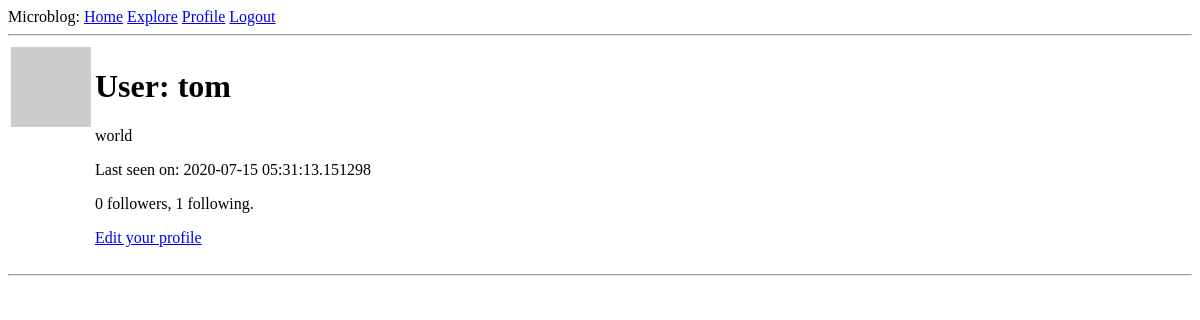
/user/tom (signed in), run on an earlier commit of the app's database.
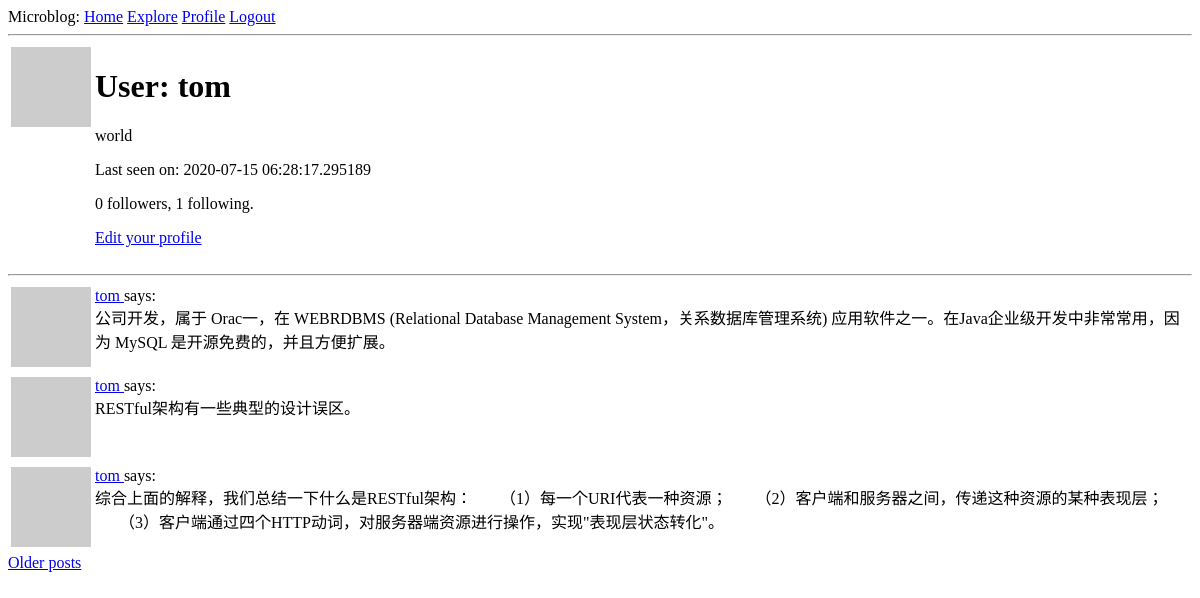
And on a later commit of the database.
### app/models.py (models this page shows, shortened)
class User(db.Model, UserMixin):
    id = db.Column(db.Integer, primary_key=True)
    username = db.Column(db.String(64), index=True, unique=True)
    email = db.Column(db.String(120), index=True, unique=True)
    password_hash = db.Column(db.String(128))
    posts = db.relationship('Post', backref='author', lazy='dynamic')
    about_me = db.Column(db.String(140))
    last_seen = db.Column(db.DateTime, default=datetime.utcnow)
    followed = db.relationship(
        'User', secondary=followers,
        primaryjoin=(followers.c.follower_id == id),
        secondaryjoin=(followers.c.followed_id == id),
        backref=db.backref('followers', lazy='dynamic'), lazy='dynamic')
    def avatar(self, size):
        digest = md5(self.email.lower().encode('utf-8')).hexdigest()
        return 'https://www.gravatar.com/avatar/{}?d=identicon&s={}'.format(digest, size)

class Post(db.Model):
    id = db.Column(db.Integer, primary_key=True)
    body = db.Column(db.String(140))
    timestamp = db.Column(db.DATETIME, index=True, default=datetime.utcnow)
    user_id = db.Column(db.Integer, db.ForeignKey('user.id'))

### app/routes.py (the view)
@app.route('/user/<username>')
@login_required
def user(username):
    user = User.query.filter_by(username=username).first_or_404()
    page = request.args.get('page', 1, type=int)
    posts = user.posts.order_by(Post.timestamp.desc()).paginate(
        page, app.config['POSTS_PER_PAGE'], False)
    next_url = url_for('user', username=user.username, page=posts.next_num) \
        if posts.has_next else None
    prev_url = url_for('user', username=user.username, page=posts.prev_num) \
        if posts.has_prev else None
    return render_template('user.html', user=user, posts=posts.items, next_url=next_url, prev_url=prev_url)

### app/models.py (called while the page is built)
@login.user_loader
def load_user(id):
    return User.query.get(int(id))

### app/routes.py (called while the page is built)
@app.before_request
def before_request():
    if current_user.is_authenticated:
        current_user.last_seen = datetime.utcnow()
        db.session.commit()

### app/templates/user.html (shortened to what this page needs)
{% extends "base.html" %}
{% block content %}
    <table>
        <tr valign="top">
            <td><img src="{{ user.avatar(128) }}"></td>
            <td>
                <h1>User: {{ user.username }}</h1>
                {% if user.about_me %}<p>{{ user.about_me }}</p>{% endif %}
                {% if user.last_seen %}<p>Last seen on: {{ user.last_seen }}</p>{% endif %}
                <p>{{ user.followers.count() }} followers, {{ user.followed.count() }} following.</p>
                {% if user == current_user %}
                    <p><a href="{{ url_for('edit_profile') }}">Edit your profile</a></p>
                {% endif %}
            </td>
        </tr>
    </table>
    <hr>
    {% for post in posts %}
        {% include '_post.html' %}
    {% endfor %}
    {% if next_url %}
        <a href="{{ next_url }}">Older posts</a>
    {% endif %}
{% endblock %}

### app/templates/_post.html
<table>
    <tr valign="top">
        <td><img src="{{ post.author.avatar(36) }}"></td>
        <td>
            <a href="{{ url_for('user',username=post.author.username) }}">
                {{ post.author.username }}
            </a>
            says:<br>{{ post.body }}
        </td>
    </tr>
</table>

What changed in the data, as far as the page shows it:
changed User "tom": last_seen "2020-07-15 05:31:13.151298" → "2020-07-15 06:28:17.295189"
added Post: author.username "tom", body "公司开发，属于 Orac一，在 WEBRDBMS (Relational Database Management System，关系数据库管理系统) 应用软件之一。在Java企业级开发中非常常用，因为 MySQL 是开源免费的，并且方便扩展。"
added Post: author.username "tom", body "RESTful架构有一些典型的设计误区。"
added Post: author.username "tom", body "综合上面的解释，我们总结一下什么是RESTful架构： （1）每一个URI代表一种资源； （2）客户端和服务器之间，传递这种资源的某种表现层； （3）客户端通过四个HTTP动词，对服务器端资源进行操作，实现\"表现层状态转化\"。"
Also different on the page:
text now shown: "Older posts"
